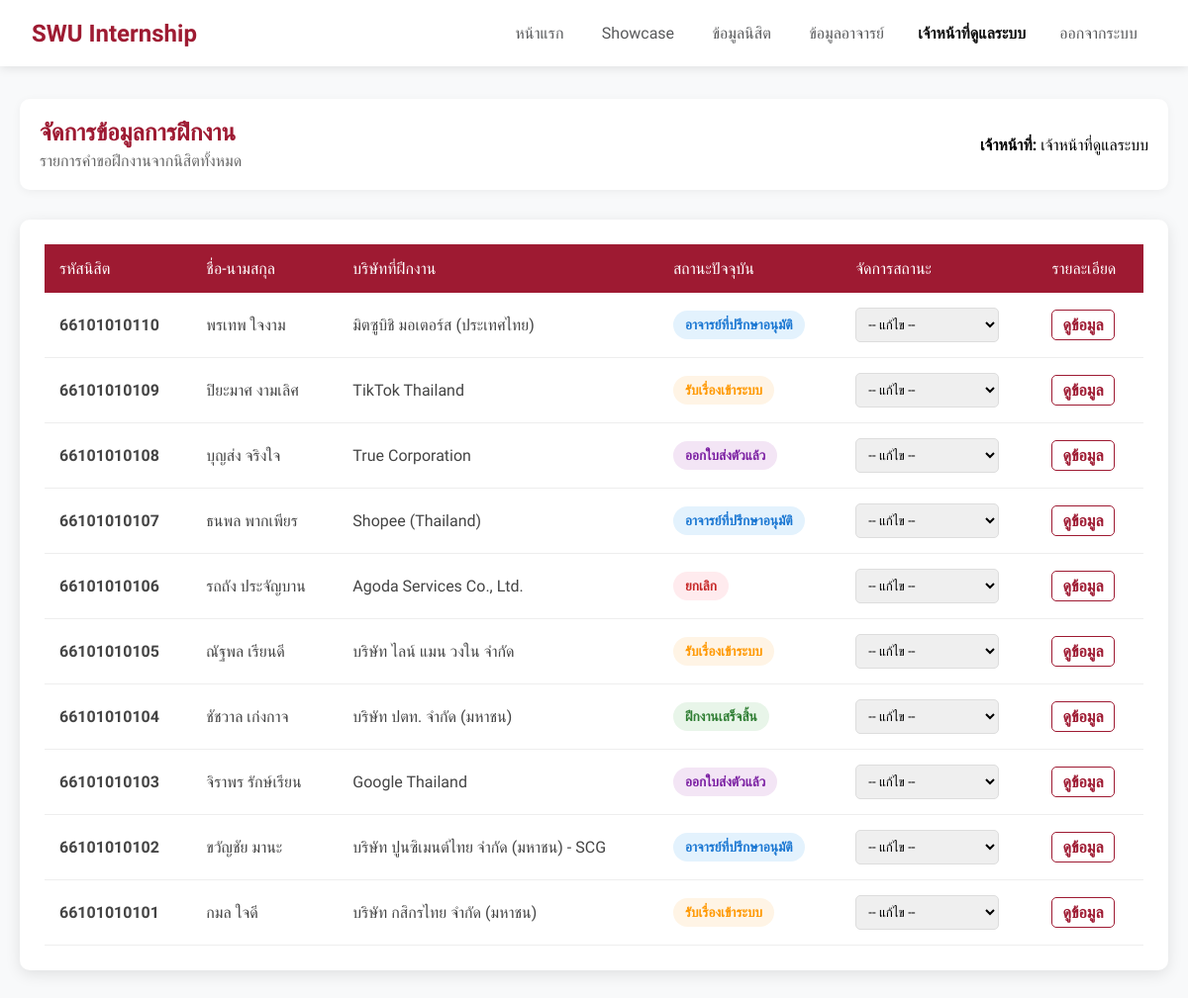
/admin/admin_dashboard.php (signed in), run on the app's committed database.
### tables this page shows
CREATE TABLE `internship_request` (
  `request_id` int(11) NOT NULL AUTO_INCREMENT COMMENT 'เลขที่คำขอ',
  `student_id` varchar(11) NOT NULL COMMENT 'รหัสนิสิต',
  `company_name` varchar(100) NOT NULL,
  `company_address` text DEFAULT NULL COMMENT 'ทีอยู่สถานประกอบการ',
  `contact_person` varchar(100) DEFAULT NULL COMMENT 'ผู้ติดต่อ/พี่เลี้ยง',
  `start_date` date DEFAULT NULL COMMENT 'วันที่เริ่มฝึกงาน',
  `end_date` date DEFAULT NULL COMMENT 'วันที่สิ้นสุดการฝึกงาน',
  `status_code` int(11) DEFAULT 1 COMMENT 'สถานะการดำเนินงาน',
  `advisor_note` text DEFAULT NULL COMMENT 'บันทึกการนิเทศของอาจารย์',
  `request_date` timestamp NULL DEFAULT current_timestamp() COMMENT 'วันที่ยื่นคำขอ',
  PRIMARY KEY (`request_id`),
  KEY `internship_request_students_FK` (`student_id`),
  KEY `internship_request_status_list_FK` (`status_code`),
  CONSTRAINT `internship_request_status_list_FK` FOREIGN KEY (`status_code`) REFERENCES `status_list` (`status_code`) ON UPDATE CASCADE,
  CONSTRAINT `internship_request_students_FK` FOREIGN KEY (`student_id`) REFERENCES `students` (`student_id`) ON UPDATE CASCADE
);

CREATE TABLE `students` (
  `student_id` varchar(11) NOT NULL COMMENT 'รหัสนิสิต',
  `firstName` varchar(100) NOT NULL COMMENT 'ชื่อนิสิต',
  `lastName` varchar(100) NOT NULL COMMENT 'นามสกุลนิสิต',
  `email` varchar(100) DEFAULT NULL COMMENT 'อีเมลนิสิต',
  `phone` varchar(100) DEFAULT NULL COMMENT 'เบอร์โทรนิสิต',
  `password` varchar(100) DEFAULT '1234' COMMENT 'รหัสผ่าน',
  PRIMARY KEY (`student_id`)
);

CREATE TABLE `status_list` (
  `status_code` int(11) NOT NULL,
  `status_name` varchar(50) NOT NULL,
  PRIMARY KEY (`status_code`)
);

### admin/admin_dashboard.php (the view, shortened to what this page needs)
<?php
require_once('../includes/connect.php');
$sql = "SELECT r.*, s.firstName, s.lastName, st.status_name
        FROM internship_request r
        JOIN students s ON r.student_id = s.student_id
        JOIN status_list st ON r.status_code = st.status_code
        ORDER BY r.request_id DESC";
$result = $conn->query($sql);
?>
<!DOCTYPE html>
<html lang="th">
<head>
    <link rel="stylesheet" href="/internship_project/assets/css/style.css">
</head>
<body>
    <?php include ('../includes/navbar.php'); ?>
    <div class="admin-content">
        <div class="header-box">
            <div>
                <h2 style="color: #9e1a32; margin: 0;">จัดการข้อมูลการฝึกงาน</h2>
                <p style="margin: 5px 0 0 0; color: #666;">รายการคำขอฝึกงานจากนิสิตทั้งหมด</p>
            </div>
            <div style="text-align: right;">
                <strong>เจ้าหน้าที่:</strong> <?php echo $_SESSION['name']; ?>
            </div>
        </div>
        <div class="table-container">
            <table>
                <thead>
                    <tr>
                        <th>รหัสนิสิต</th>
                        <th>ชื่อ-นามสกุล</th>
                        <th>บริษัทที่ฝึกงาน</th>
                        <th>สถานะปัจจุบัน</th>
                        <th>จัดการสถานะ</th>
                        <th>รายละเอียด</th>
                    </tr>
                </thead>
                <tbody>
                    <?php if ($result->num_rows > 0): ?>
                        <?php while($row = $result->fetch_assoc()): ?>
                        <tr>
                            <td><strong><?php echo $row['student_id']; ?></strong></td>
                            <td><?php echo $row['firstName'] . " " . $row['lastName']; ?></td>
                            <td><?php echo $row['company_name']; ?></td>
                            <td>
                                <?php
                                    $s_code = $row['status_code'];
                                    $status_class = "status-default";
                                    if($s_code == 1) $status_class = "status-1";
                                    else if($s_code == 2) $status_class = "status-2";
                                    else if($s_code == 3) $status_class = "status-3";
                                    else if($s_code == 4) $status_class = "status-4";
                                    else if($s_code == 9) $status_class = "status-9";
                                ?>
                                <span class="status-badge <?php echo $status_class; ?>">
                                    <?php echo $row['status_name']; ?>
                                </span>
                            </td>
                            <td>
                                <form action="update_status.php" method="POST" style="display:inline;">
                                    <select name="new_status" onchange="if(confirm('ยืนยันการเปลี่ยนสถานะ?')) this.form.submit()">
                                        <option value="">-- แก้ไข --</option>
                                    </select>
                                </form>
                            </td>
                            <td>
                                <a href="view_detail.php?id=<?php echo $row['request_id']; ?>" class="btn-detail">ดูข้อมูล</a>
                            </td>
                        </tr>
                        <?php endwhile; ?>
                    <?php else: ?>
                        <tr>
                            <td colspan="6" style="text-align:center; padding: 50px; color: #999;">ยังไม่มีนิสิตบันทึกข้อมูลเข้าระบบ</td>
                        </tr>
                    <?php endif; ?>
                </tbody>
            </table>
        </div>
    </div>
</body>
</html>

### includes/navbar.php (shortened to what this page needs)
<nav class="navbar">
    <div class="nav-container">
        <a href="/internship_project/index.php" class="nav-logo">SWU Internship</a>
        <ul class="nav-menu">
            <li><a href="/internship_project/index.php">หน้าแรก</a></li>
            <li><a href="/internship_project/showcase.php">Showcase</a></li>
            <li class="dropdown">
                <a href="javascript:void(0)" class="dropbtn">ข้อมูลนิสิต</a>
            </li>
            <li><a href="/internship_project/teach.php">ข้อมูลอาจารย์</a></li>
            <?php if(isset($_SESSION['user_id'])): ?>
                <li class="user-display">
                    <span><?php echo $_SESSION['name'];?></span>
                </li>
                <li><a href="/internship_project/logout.php" class="login-link logout-style">ออกจากระบบ</a></li>
            <?php else: ?>
                <li><a href="/internship_project/login.php" class="login-link">เข้าสู่ระบบ</a></li>
            <?php endif; ?>
        </ul>
    </div>
</nav>

### assets/css/style.css (style rules this page uses)
:root { --swu-red: #9e1b32; --swu-dark: #7a1526; --swu-gray: #58595b; --light-gray: #f8f9fa; --white: #ffffff; }
body { font-family: 'Sarabun', sans-serif; margin: 0; padding: 0; background-color: var(--light-gray); }
.navbar { background-color: var(--white); box-shadow: 0 2px 10px rgba(0,0,0,0.1); position: fixed; top: 0; width: 100%; z-index: 1000; }
.nav-container { display: flex; justify-content: space-between; align-items: center; max-width: 1200px; margin: 0 auto; padding: 0.5rem 2rem; }
.nav-logo { color: var(--swu-red); font-size: 1.5rem; font-weight: bold; text-decoration: none; }
.nav-menu { list-style: none; display: flex; margin: 0; padding: 0; }
.nav-menu li { position: relative; }
.nav-menu a { display: block; padding: 1rem 1.2rem; color: var(--swu-gray); text-decoration: none; transition: color 0.3s; }
.user-display { display: flex; align-items: center; padding: 0 15px; }
.user-display span { color: #0e0e0e; font-weight: bold; font-size: 1em; white-space: nowrap; line-height: normal; }
h2 { color: var(--swu-red); margin: 0; }

### admin/admin_dashboard.php (style rules this page uses)
.admin-content { padding: 40px 20px; max-width: 1200px; margin: 60px auto 0 auto; }
.header-box { display: flex; justify-content: space-between; align-items: center; margin-bottom: 30px; background: white; padding: 20px; border-radius: 10px; box-shadow: 0 2px 10px rgba(0,0,0,0.05); }
.table-container { background: white; padding: 25px; border-radius: 10px; box-shadow: 0 4px 15px rgba(0,0,0,0.1); overflow-x: auto; }
table { width: 100%; border-collapse: collapse; font-family: 'Sarabun', sans-serif; }
th { background-color: #9e1a32; color: white; padding: 15px; text-align: left; font-weight: 400; }
td { padding: 15px; border-bottom: 1px solid #eee; color: #444; }
.status-badge { padding: 6px 12px; border-radius: 20px; font-size: 0.85em; font-weight: bold; display: inline-block; white-space: nowrap; }
.status-1 { background-color: #fff4e5; color: #ff9800; }
.status-2 { background-color: #e3f2fd; color: #1976d2; }
.status-3 { background-color: #f3e5f5; color: #7b1fa2; }
.status-4 { background-color: #e8f5e9; color: #2e7d32; }
.status-9 { background-color: #ffebee; color: #c62828; }
select { padding: 8px; border-radius: 5px; border: 1px solid #ddd; font-family: 'Sarabun', sans-serif; outline: none; cursor: pointer; }
.btn-detail { text-decoration: none; color: #9e1a32; font-weight: bold; border: 1px solid #9e1a32; padding: 5px 10px; border-radius: 5px; transition: 0.3s; }

### data on the page
internship_request: student "66101010110", student.firstName "พรเทพ", student.lastName "ใจงาม", company_name "มิตซูบิชิ มอเตอร์ส (ประเทศไทย)", status_code.status_name "อาจารย์ที่ปรึกษาอนุมัติ"
internship_request: student "66101010109", student.firstName "ปิยะมาศ", student.lastName "งามเลิศ", company_name "TikTok Thailand", status_code.status_name "รับเรื่องเข้าระบบ"
internship_request: student "66101010108", student.firstName "บุญส่ง", student.lastName "จริงใจ", company_name "True Corporation", status_code.status_name "ออกใบส่งตัวแล้ว"
internship_request: student "66101010107", student.firstName "ธนพล", student.lastName "พากเพียร", company_name "Shopee (Thailand)", status_code.status_name "อาจารย์ที่ปรึกษาอนุมัติ"
internship_request: student "66101010106", student.firstName "รถถัง", student.lastName "ประจัญบาน", company_name "Agoda Services Co., Ltd.", status_code.status_name "ยกเลิก"
internship_request: student "66101010105", student.firstName "ณัฐพล", student.lastName "เรียนดี", company_name "บริษัท ไลน์ แมน วงใน จำกัด", status_code.status_name "รับเรื่องเข้าระบบ"
internship_request: student "66101010104", student.firstName "ชัชวาล", student.lastName "เก่งกาจ", company_name "บริษัท ปตท. จำกัด (มหาชน)", status_code.status_name "ฝึกงานเสร็จสิ้น"
internship_request: student "66101010103", student.firstName "จิราพร", student.lastName "รักษ์เรียน", company_name "Google Thailand", status_code.status_name "ออกใบส่งตัวแล้ว"
internship_request: student "66101010102", student.firstName "ขวัญชัย", student.lastName "มานะ", company_name "บริษัท ปูนซิเมนต์ไทย จำกัด (มหาชน) - SCG", status_code.status_name "อาจารย์ที่ปรึกษาอนุมัติ"
internship_request: student "66101010101", student.firstName "กมล", student.lastName "ใจดี", company_name "บริษัท กสิกรไทย จำกัด (มหาชน)", status_code.status_name "รับเรื่องเข้าระบบ"

### other printed values
$_SESSION['name'] "เจ้าหน้าที่ดูแลระบบ"
